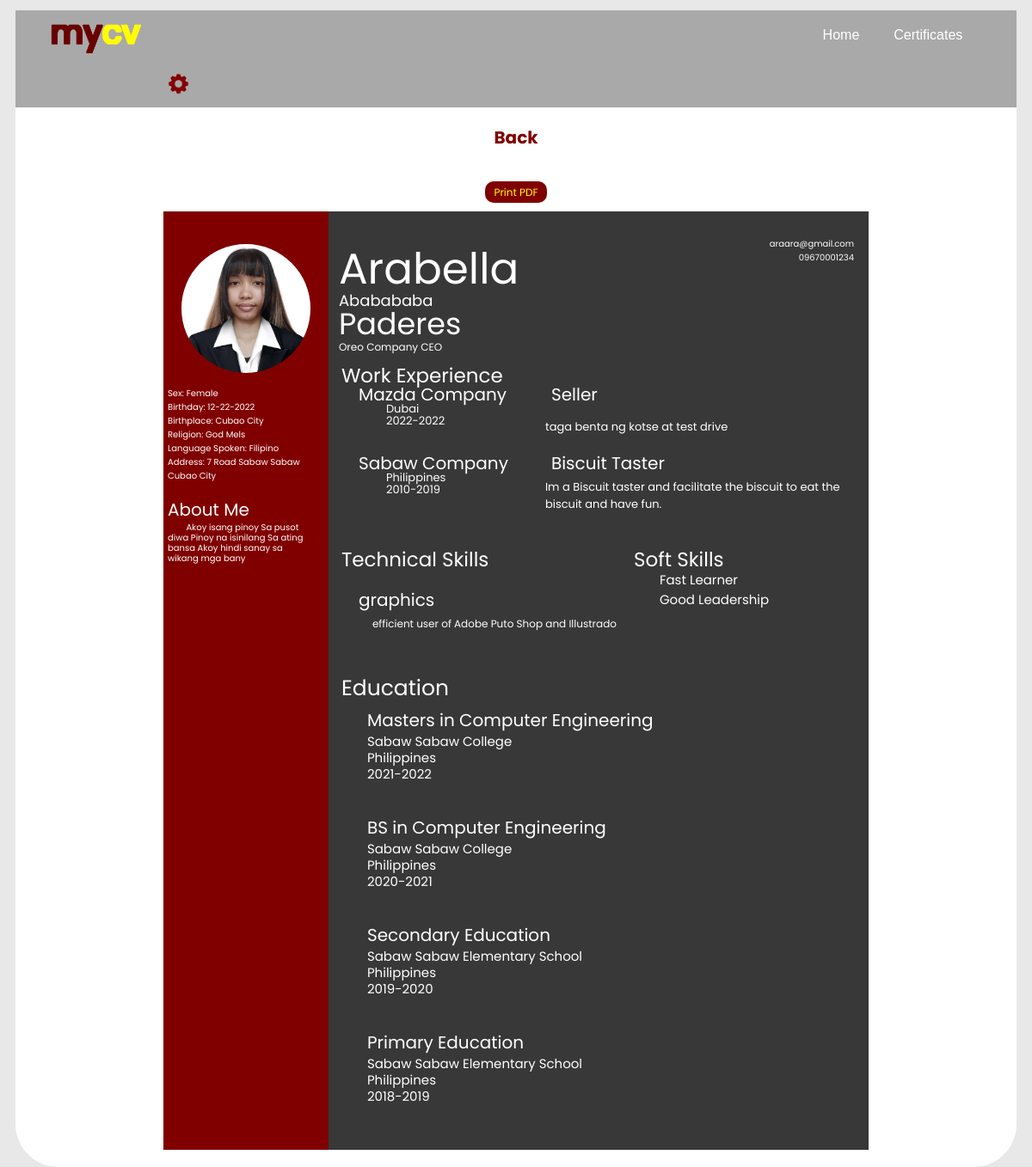
/webfaculty/faculty-studentresume.php?uid=1, run on the app's committed database.
### tables this page shows
CREATE TABLE IF NOT EXISTS `personalinformation` (
  `uid` int(11) NOT NULL AUTO_INCREMENT,
  `profilepic` varchar(100) NOT NULL,
  `firstname` varchar(100) NOT NULL,
  `middlename` varchar(100) NOT NULL,
  `lastname` varchar(100) NOT NULL,
  `studentnumber` varchar(100) NOT NULL,
  `password` varchar(100) NOT NULL,
  `emailaddress` varchar(100) NOT NULL,
  `currentposition` varchar(100) NOT NULL,
  `birthdate` varchar(100) NOT NULL,
  `birthplace` varchar(100) NOT NULL,
  `gender` varchar(100) NOT NULL,
  `mobilenumber` varchar(100) NOT NULL,
  `address` varchar(100) NOT NULL,
  `religion` varchar(100) NOT NULL,
  `language` varchar(100) NOT NULL,
  `aboutme` varchar(5000) NOT NULL,
  `viewcourse` varchar(70) NOT NULL,
  `currentcourse` varchar(500) NOT NULL,
  `school` varchar(500) NOT NULL,
  `iskolar` varchar(200) NOT NULL,
  `bookmark` varchar(100) NOT NULL,
  `resumestatus` int(20) NOT NULL,
  PRIMARY KEY (`uid`)
);

CREATE TABLE IF NOT EXISTS `workexperience` (
  `id` int(11) NOT NULL AUTO_INCREMENT,
  `uid` int(11) NOT NULL,
  `companyname` varchar(100) NOT NULL,
  `country` varchar(100) NOT NULL,
  `year` varchar(100) NOT NULL,
  `vendor` varchar(100) NOT NULL,
  `description` varchar(255) NOT NULL,
  PRIMARY KEY (`id`)
);

CREATE TABLE IF NOT EXISTS `skills` (
  `id` int(11) NOT NULL AUTO_INCREMENT,
  `uid` int(11) NOT NULL,
  `type` varchar(100) NOT NULL,
  `skill` varchar(100) NOT NULL,
  `description` varchar(255) NOT NULL,
  PRIMARY KEY (`id`)
);

CREATE TABLE IF NOT EXISTS `education` (
  `id` bigint(20) NOT NULL AUTO_INCREMENT,
  `uid` bigint(20) NOT NULL,
  `courselevel` varchar(100) NOT NULL,
  `schoolname` varchar(100) NOT NULL,
  `country` varchar(100) NOT NULL,
  `year` varchar(100) NOT NULL,
  PRIMARY KEY (`id`)
);

### webfaculty/faculty-studentresume.php (the view, shortened to what this page needs)
<?php
$uid = $_REQUEST['uid'];
?>
<head>
	<link rel="stylesheet" href="../css/student-resume3.css" />
</head>
<body>
	<div class="header">
		<div class="logo"><a href="faculty-home.php"><img src="../images/mycv.png" width="130px" height="60px"></a></div>
		<div class="home"><a href="faculty-home.php">Home</a></div>
		<div class="certificates"><a href="faculty-bookmarked.php">Certificates</a></div>
		<div class="settings"><input type="image" src="../images/settings.png" alt="settings" width="25px" height="25px" value="settings" onclick="divisionjava()"></div>
	</div>
	<div class="content">
			<center>
			<center><div class="back"><form><a onclick="history.back()" style="cursor:pointer;">Back</a></form></div><br>
			<input class="printbutton" type="button" value="Print PDF" onclick="print()" />
<?php
$result=mysql_query("SELECT * FROM personalinformation WHERE uid='$uid'");
	while($test = mysql_fetch_array($result)){
?>
	  <div class="container" id="demo">
		<div class="table-row">
		 <div class="table-cell">
			<div class="avatar">
				<div><center><img src="../<?echo $test['profilepic'];?>" alt="Avatar" width="150" height="150"></center></div><br>
			</div>
			<div class="info">
				Sex: <?echo $test['gender'];?><br>
				Birthday: <?echo $test['birthdate'];?><br>
				Birthplace: <?echo $test['birthplace'];?><br>
				Religion: <?echo $test['religion'];?><br>
				Language Spoken: <?echo $test['language'];?><br>
				Address: <?echo $test['address'];?><br><br>
			</div>
			<div>
				<div class="about">About Me</div>
				<div class="p">&nbsp;&nbsp;&nbsp;&nbsp;&nbsp;&nbsp;&nbsp;&nbsp;<?echo $test['aboutme'];?>
				</div>
			</div>
		 </div>
		 <div class="table-cell2">
			<div class="box1">
				<div class="pepito"><?echo $test['firstname'];?></div>
				<div class="venancio"><?echo $test['middlename'];?></div>
				<div class="manaloto"><?echo $test['lastname'];?></div>
				<div class="course"><?echo $test['currentposition'];?></div>
			</div>
			<div class="box2">
				<div><?echo $test['emailaddress'];?></div>
				<div><?echo $test['mobilenumber'];?></div>
			</div>
			<?}?>
			<div>
				<table class="con" width="100%" border="0"style="color:white;" style="margin-top:50px;">
					<div>
						<thead>
							<td><div class="work">Work Experience</div></td>
							<td></td>
						</thead>
							<tbody>
								<?php
									$workexpquery=mysql_query("SELECT * FROM workexperience  WHERE uid='$uid' ORDER BY year DESC");
										while($workexp = mysql_fetch_array($workexpquery)){
											echo"<tr>";
											echo"<td width='25%'><div class='company'>".$workexp['companyname']."</div></td>";
											echo"<td width='75%'><div class='ganap'>".$workexp['vendor']."</div></td>";
											echo"</tr>";
											echo"<tr>";
											echo"<td><div class='detail1'>".$workexp['country']."</div></td>";
											echo"<td rowspan='4'><div class='detail2'>".$workexp['description']."</div></td>";
											echo"</tr>";
											echo"<tr><td><div class='detail1'>".$workexp['year']."</div></td></tr>";
											echo"<tr><td><div class='detail1'>&nbsp;</div></td></tr>";
											echo"<tr><td><div class='detail1'>&nbsp;</div></td></tr>";
										}
								?>
							</tbody>
					</div>
				</table>
				<br><br>
				<table class="con" border="0"style="color:white;">
					<div>
						<thead>
							<td><div class="techskills">Technical Skills</div></td>
							<td><div class="skills">Soft Skills</div></td>
						</thead>
							<tbody>
								<tr>
									<td><div class="graphics"></div></td>
									<td rowspan="500" id="top"><div class="fastlearner">
									<?php
									$skillsquery=mysql_query("SELECT * FROM skills WHERE type='soft' and uid='$uid'");
										while($skillsres = mysql_fetch_array($skillsquery)){
											echo $skillsres['skill']."<br>";
										}
									?>
								</div></td>
								</tr>
								<?php
									$skillstechquery=mysql_query("SELECT * FROM skills WHERE type='technical' and uid='$uid'");
										while($skillstechres = mysql_fetch_array($skillstechquery)){
											echo "<tr><td><div class='graphics'>".$skillstechres['skill']."</div></td></tr>";
											echo "<tr><td><div class='samplemsg'>".$skillstechres['description']."</div></td></tr>";
										}
								?>
					</div>
				</table>
				<br><br>
				<table class="con"style="color:white;" border="0">
					<div>
						<thead>
							<td><div class="educ">Education</div></td>
						</thead>
							<tbody>
								<?php
									$educationquery=mysql_query("SELECT * FROM education  WHERE uid='$uid' ORDER BY year DESC");
										while($educationres = mysql_fetch_array($educationquery)){
											echo "<tr><td><div class='details3'>".$educationres['courselevel']."</div></td></tr>";
											echo "<tr><td><div class='details4'>".$educationres['schoolname']."</div></td></tr>";
											echo "<tr><td><div class='details4'>".$educationres['country']."</div></td></tr>";
											echo "<tr><td><div class='details4'>".$educationres['year']."</div></td></tr>";
											echo "<tr><td><div class='details3'> &nbsp;</div></td></tr>";
										}
								?>
					</div>
				</table>
			</div>
		 </div>
		</div>
	  </div>
	</div>
  </body>
</html>

### css/student-resume3.css (style rules this page uses)
* { box-sizing: border-box; }
.header { overflow: hidden; background-color: #A9A9A9; max-width: 100%; min-height: 60px; }
.logo { float: left; padding: 1px; margin: 0 0 0 30px; }
.home { font-size: 16px; font-family: Poppins Bold, Arial; float: left; padding: 20px; margin: 0 0 0 65% ; }
.certificates { font-size: 16px; font-family: Poppins Bold, Arial; float: left; padding: 20px; margin: 0 0 0 0; }
.settings { font-size: 15px; float: left; color: black; padding: 15px; margin: 0 0 0 0 ; }
.settings input { border-radius: 50%; position: relative; display: flex; }
.logo, .home, .certificates, .settings { display: inline-block; }
.home a, .certificates a { float: left; color: white; text-decoration: none; transition:0.3s; }
body { margin: 1% auto auto auto; color: maroon; text-align: center; font-family: Poppins; font-size: 10px; width: 97%; background-color: #E8E8E8; }
.content { background-color: white; padding: 20px; justify-content: center; align-items: center; width: 100%; border-bottom-left-radius:50px; border-bottom-right-radius:50px; }
.container { clear: both; display: table; width: 820px; align-items: center; }
.table-row { display: table-row; height: 900px; }
.table-cell { background: maroon; color: white; text-align: left; display: table-cell; padding: 5px; width:1%; }
img { border-radius: 50%; position: relative; display: flex; }
.info { width: 180px; }
.about { font-size: 20px; width: 100px; }
.p { width: 170px; bottom: 20px; line-height: 12px; }
.table-cell2 { background: #383838; color: white; text-align: left; display: table-cell; padding: 12px; width:30%; }
.box1 { float: left; width: 150px; height: 140px; margin: 5px position: relative; margin-top:18px; margin-bottom:10px; }
.pepito { font-size: 50px; width: 30px; }
.venancio { font-size: 18px; width: 50px; position: relative; bottom: 15px; }
.manaloto { font-size: 35px; width: 50px; position: relative; bottom: 28px; }
.course { font-size: 12px; width: 150px; position: relative; bottom: 36px; }
.box2 { float: right; text-align: right; width: 150px; height: 140px; margin: 5px; position: relative; margin-top:18px; }
.work { font-size: 23px; margin-left: 0em; line-height: 16px; }
.company { font-size: 20px; margin-left: 1em; line-height: 20px; width: 200px; }
.ganap { font-size: 20px; margin-left: 1em; line-height: 20px; width: 150px; }
.detail1 { font-size: 13px; margin-left: 4em; line-height: 10px; width: 150px; position: relative; bottom: 2px; }
.detail2 { font-size: 13px; margin-left: 1em; width: 95%; position: relative; bottom: 2px; }
.techskills { font-size: 23px; margin-left: 0em; line-height: 16px; width: 200px; }
.graphics { font-size: 20px; margin-left: 1em; width: 150px; position: relative; }
.samplemsg { font-size: 12px; margin-left: 3em; margin-bottom: 1em; width: 300px; }
.skills { font-size: 23px; margin-left: 0em; line-height: 16px; width: 200px; }
.fastlearner { margin-left: 2em; width: 150px; font-size: 15px; vertical-align: text-top; }
td#top { vertical-align: text-top; }
.educ { font-size: 25px; margin-left: 0em; position: relative; bottom: 3px; width: 150px; }
.details3 { font-size: 20px; margin-left: 1.5em; width: 500px; position: relative; bottom: 4px; }
.details4 { font-size: 15px; margin-left: 2em; line-height: 15px; width: 500px; position: relative; bottom: 6px; }

### webfaculty/faculty-studentresume.php (style rules this page uses)
.printbutton { font-family:Poppins; color:yellow; background-color:maroon; border:0px; height:25px; font-size:12px; padding-top:3px; padding-left:10px; padding-right:10px; padding-bottom:3px; margin-bottom:10px; border-radius:10px; transition:0.3s; }
.back { font-size:20px; text-decoration:none; font-weight:bold; }

### data on the page
personalinformation: profilepic (picture), gender "Female", birthdate "12-22-2022", birthplace "Cubao City", religion "God Mels", language "Filipino", address "7 Road Sabaw Sabaw Cubao City", aboutme "Akoy isang pinoy Sa pusot diwa Pinoy na isinilang Sa ating bansa Akoy hindi sanay sa wikang mga bany", firstname "Arabella", middlename "Ababababa", lastname "Paderes", currentposition "Oreo Company CEO", emailaddress "araara@gmail.com", mobilenumber "09670001234"
workexperience: companyname "Mazda Company", vendor "Seller", country "Dubai", description "taga benta ng kotse at test drive", year "2022-2022"
workexperience: companyname "Sabaw Company", vendor "Biscuit Taster", country "Philippines", description "Im a Biscuit taster and facilitate the biscuit to eat the biscuit and have fun.", year "2010-2019"
skills: skill "Fast Learner"
skills: skill "Good Leadership"
skills: skill "graphics", description "efficient user of Adobe Puto Shop and Illustrado"
education: courselevel "Masters in Computer Engineering", schoolname "Sabaw Sabaw College", country "Philippines", year "2021-2022"
education: courselevel "BS in Computer Engineering", schoolname "Sabaw Sabaw College", country "Philippines", year "2020-2021"
education: courselevel "Secondary Education", schoolname "Sabaw Sabaw Elementary School", country "Philippines", year "2019-2020"
education: courselevel "Primary Education", schoolname "Sabaw Sabaw Elementary School", country "Philippines", year "2018-2019"
